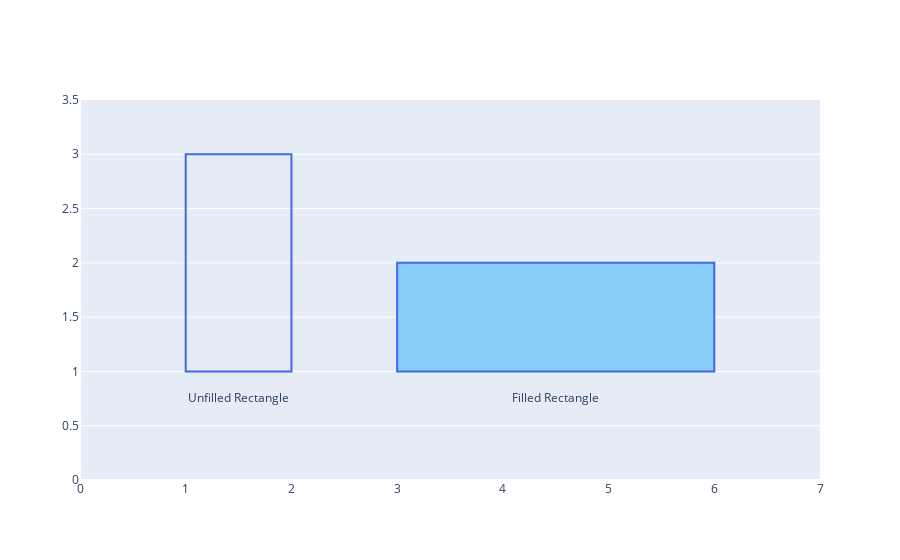

Source (notebook cell):
### Code cell
fig = go.Figure()

fig.add_trace(
    go.Scatter(
        x = [1.5, 4.5],
        y = [0.75, 0.75],
        text = ["Unfilled Rectangle", "Filled Rectangle"],
        mode = "text"
    )
)

# set axes properties
fig.update_xaxes(range = [0, 7], showgrid = False)
fig.update_yaxes(range = [0, 3.5])

# Add shapes
fig.add_shape(type = "rect", 
              x0 = 1, y0 = 1, x1 = 2, y1 = 3,
              line = dict(color = "RoyalBlue"))

fig.add_shape(type = "rect", 
              x0 = 3, y0 = 1, x1 = 6, y1 = 2,
              line = dict(color = "RoyalBlue", width = 2),
              fillcolor = "LightSkyBlue")

fig.update_shapes(dict(xref = 'x', yref = 'y'))

fig

### Figure 1 — Plotly figure (JSON) as saved in the notebook; plotly's stock layout.template omitted (floating-point values rounded to 4 significant figures)
{"data": [{"mode": "text", "text": ["Unfilled Rectangle", "Filled Rectangle"], "type": "scatter", "x": [1.5, 4.5], "y": [0.75, 0.75]}], "layout": {"shapes": [{"line": {"color": "RoyalBlue"}, "type": "rect", "x0": 1, "x1": 2, "xref": "x", "y0": 1, "y1": 3, "yref": "y"}, {"fillcolor": "LightSkyBlue", "line": {"color": "RoyalBlue", "width": 2}, "type": "rect", "x0": 3, "x1": 6, "xref": "x", "y0": 1, "y1": 2, "yref": "y"}], "xaxis": {"range": [0, 7], "showgrid": false}, "yaxis": {"range": [0, 3.5]}}}
